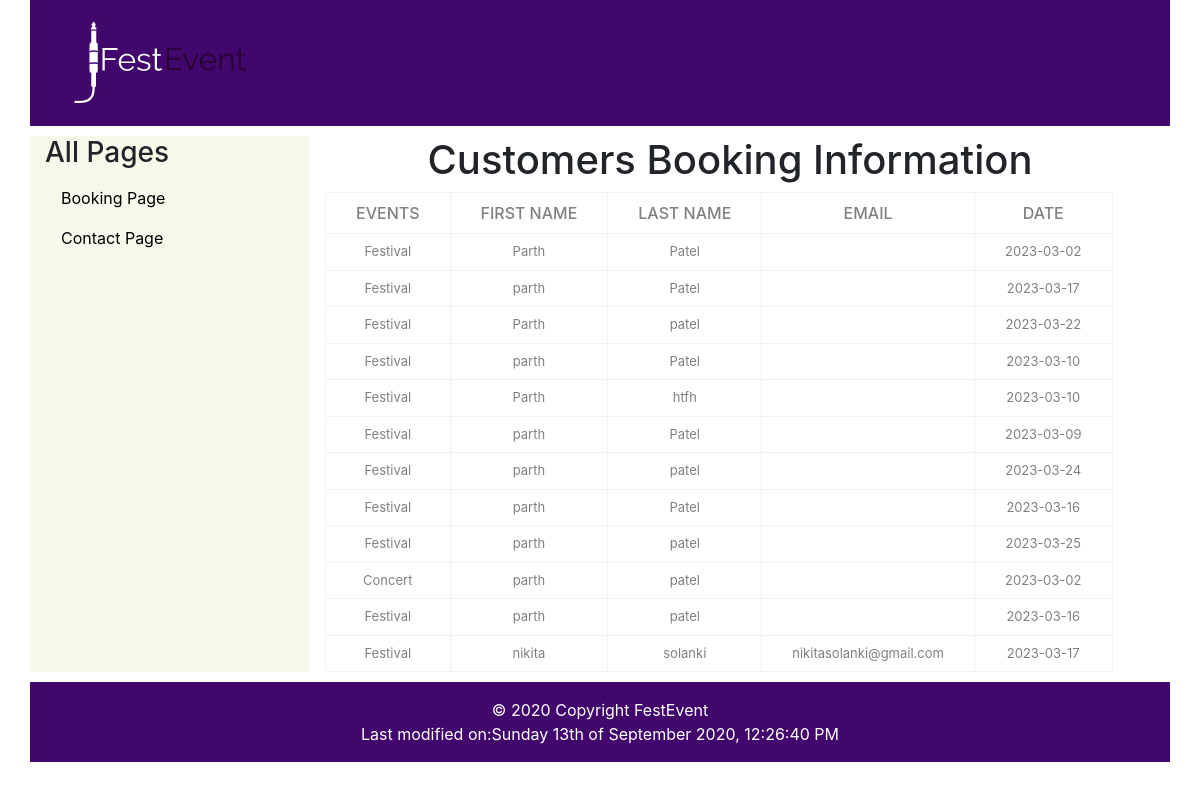
Before: /adminbooking.php with the older database file.
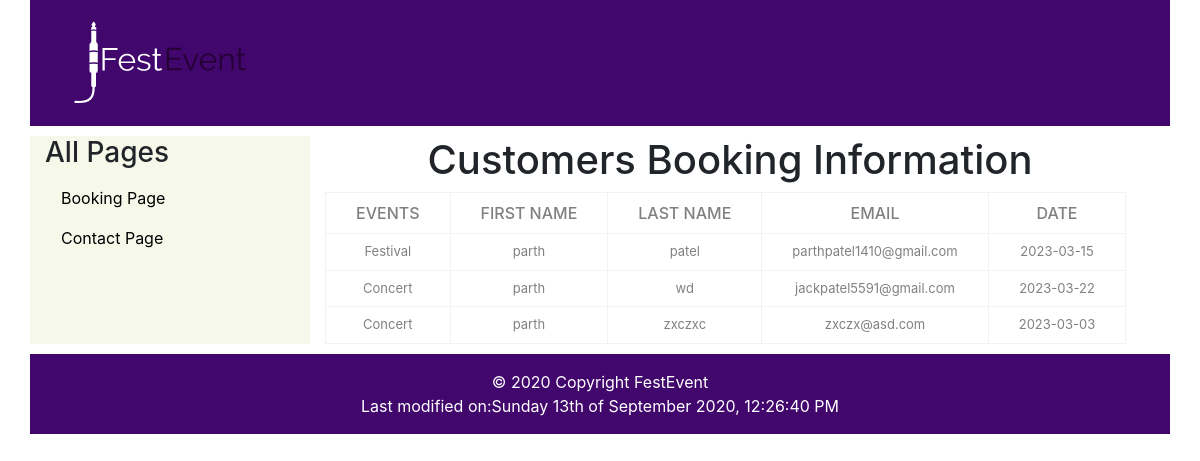
After: the same page with the newer database file.
### tables this page shows
CREATE TABLE `bookinginfo` (
  `events` varchar(60) NOT NULL,
  `fname` varchar(60) NOT NULL,
  `lname` varchar(60) NOT NULL,
  `date` date NOT NULL,
  `bookingid` int NOT NULL,
  `email` varchar(60) NOT NULL
);

### adminbooking.php (the view, shortened to what this page needs)
<?php
include "adminheader.php";
?>
<link rel="stylesheet" href="https://cdn.jsdelivr.net/npm/bootstrap@4.3.1/dist/css/bootstrap.min.css">
<body>
    <h1>Customers Booking Information</h1>
    <div class="main">
        <div class="table-content">
            <table>
                <thead>
                    <tr>
                        <th>Events</th>
                        <th>First Name</th>
                        <th>Last Name</th>
                        <th>Email</th>
                        <th>Date</th>
                    </tr>
                </thead>
                <tbody>
                    <?php
                        include "db.php";
                        $selectquery = "select * from bookinginfo";
                        $query=mysqli_query($conn,$selectquery);
                        while($res=mysqli_fetch_array($query)){
                    ?>
                    <tr>
                        <td><?php echo $res['events']; ?></td>
                        <td><?php echo $res['fname']; ?></td>
                        <td><?php echo $res['lname']; ?></td>
                        <td><?php echo $res['email']; ?></td>
                        <td><?php echo $res['date']; ?></td>
                    </tr>
                       <?php } ?>
                </tbody>
            </table>
        </div>
    </div>
</body>
<?php
include "adminfooter.php";
?>

### adminheader.php (shortened to what this page needs)
<!DOCTYPE html>
<html>
<head>
    <link href="https://cdn.jsdelivr.net/npm/bootstrap@5.3.0-alpha1/dist/css/bootstrap.min.css" rel="stylesheet">
</head>
<body>
  <div class="container" >
    <div class="row">
  <nav class="navbar navbar-expand-lg" style="background-color: rgb(65, 7, 109);" >
  <div class="container-fluid">
  <img src="images/LogoMakr-7qPWOZ.jpg" alt="Website name FestEvent">
  </div>
</nav>
</div>
  <div class="row" style="margin-top: 10px; margin-bottom: 10px; margin-right: 5px;">
    <div class="col-sm-3" style="background-color: rgba(228, 235, 194, 0.353);">
      <h3>All Pages</h3>
      <a class="nav-link" href="adminbooking.php" style="color:#000000" >Booking Page</a>
      <a class="nav-link" href="admincontact.php" style="color:#000000" >Contact Page</a>
    </div>
    <div class="col-sm-9">

### adminfooter.php (shortened to what this page needs)
</div>
</div>
  <div class="row">
<footer style="background-color: rgb(65, 7, 109); color: white;">
  <div class="footer-copyright text-center py-3">© 2020 Copyright FestEvent<br>
<?php
$fname = basename($_SERVER['PHP_SELF']);
$last_modified = filemtime($fname);
echo "Last modified on:" . date('l jS \o\f F Y, h:i:s A', $last_modified);
?>
  </div>
</footer></div>
</div>
    </body>
    </html>

### adminheader.php (style rules this page uses)
a, .nav-link,.navbar-brand { color: white; }

### adminbooking.php (style rules this page uses)
th,td { border:1px solid #f2f2f2; padding: 8px 30px; text-align: center; color:grey; }
th { text-transform: uppercase ; font-weight: 500 ; }
td { font-size:13px; }
h1 { text-align: center; }

Changed rows visible on the page:
removed bookinginfo: events "Festival", fname "Parth", lname "Patel", date "2023-03-02"
removed bookinginfo: events "Festival", fname "parth", lname "Patel", date "2023-03-17"
removed bookinginfo: events "Festival", fname "Parth", lname "patel", date "2023-03-22"
removed bookinginfo: events "Festival", fname "parth", lname "Patel", date "2023-03-10"
removed bookinginfo: events "Festival", fname "Parth", lname "htfh", date "2023-03-10"
removed bookinginfo: events "Festival", fname "parth", lname "Patel", date "2023-03-09"
removed bookinginfo: events "Festival", fname "parth", lname "patel", date "2023-03-24"
removed bookinginfo: events "Festival", fname "parth", lname "Patel", date "2023-03-16"
removed bookinginfo: events "Festival", fname "parth", lname "patel", date "2023-03-25"
removed bookinginfo: events "Concert", fname "parth", lname "patel", date "2023-03-02"
removed bookinginfo: events "Festival", fname "parth", lname "patel", date "2023-03-16"
removed bookinginfo: events "Festival", fname "nikita", lname "solanki", email "nikitasolanki@gmail.com", date "2023-03-17"
added bookinginfo: events "Festival", fname "parth", lname "patel", email "parthpatel1410@gmail.com", date "2023-03-15"
added bookinginfo: events "Concert", fname "parth", lname "wd", email "jackpatel5591@gmail.com", date "2023-03-22"
added bookinginfo: events "Concert", fname "parth", lname "zxczxc", email "zxczx@asd.com", date "2023-03-03"
